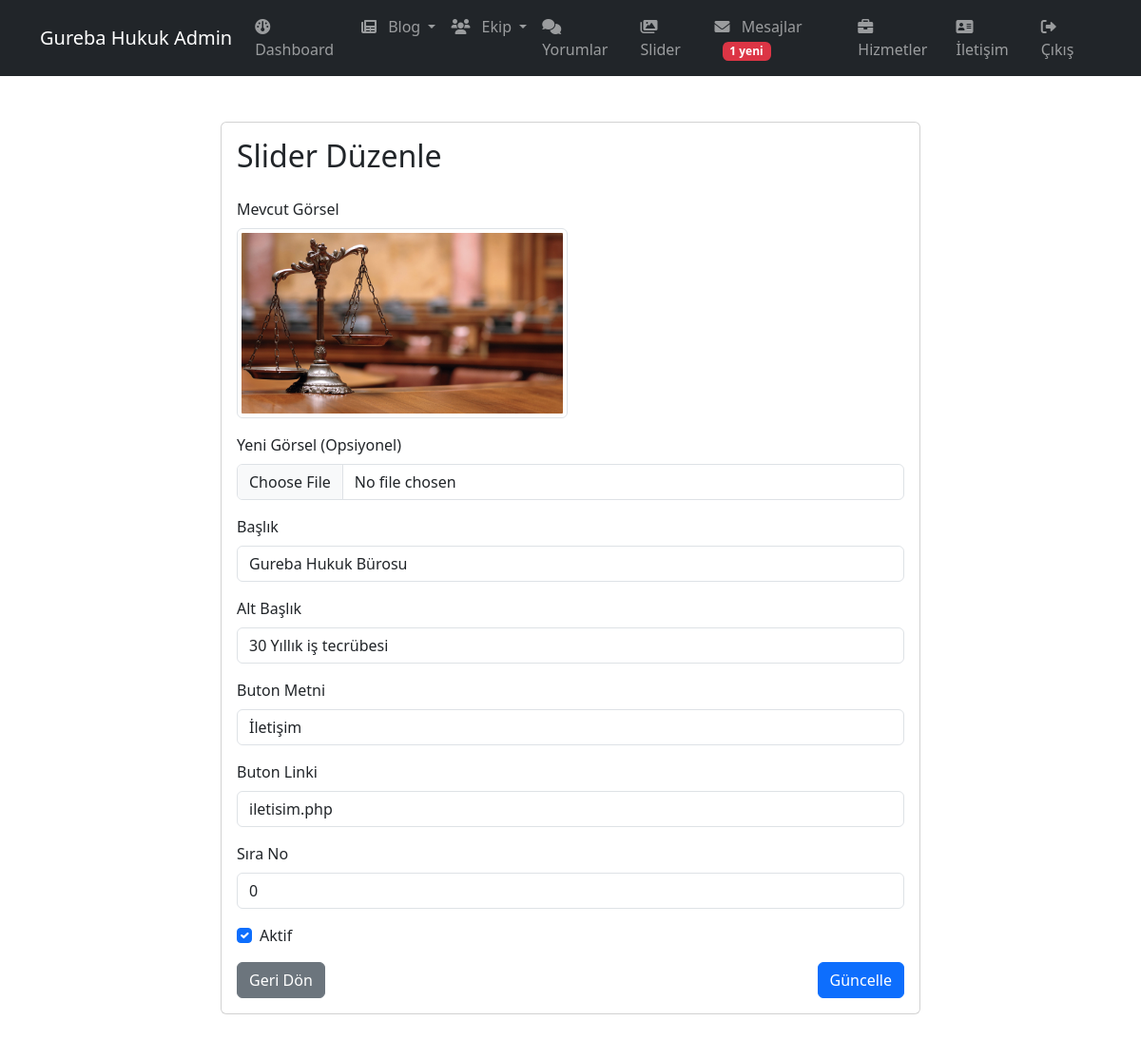
The app's page /admin/edit-slider.php?id=1 (signed in) with its own data.
### tables this page shows
CREATE TABLE IF NOT EXISTS `hero_slides` (
  `id` int NOT NULL AUTO_INCREMENT,
  `title` varchar(255) DEFAULT NULL,
  `subtitle` varchar(255) DEFAULT NULL,
  `image` varchar(255) NOT NULL,
  `button_text` varchar(100) DEFAULT NULL,
  `button_link` varchar(255) DEFAULT NULL,
  `active` tinyint(1) DEFAULT '1',
  `order_number` int DEFAULT '0',
  PRIMARY KEY (`id`)
);

### admin/edit-slider.php (the view, shortened to what this page needs)
<?php
include '../includes/config.php';
$upload_path = '../assets/images/slider/';
if(isset($_GET['id'])) {
    $id = (int)$_GET['id'];
    $query = "SELECT * FROM hero_slides WHERE id = ?";
    $stmt = $conn->prepare($query);
    $stmt->bind_param("i", $id);
    $stmt->execute();
    $result = $stmt->get_result();
    $slide = $result->fetch_assoc();
}
?>
<!DOCTYPE html>
<html lang="tr">
<head>
    <link rel="stylesheet" href="https://cdn.jsdelivr.net/npm/bootstrap@5.3.0/dist/css/bootstrap.min.css">
    <link rel="stylesheet" href="https://cdnjs.cloudflare.com/ajax/libs/font-awesome/6.0.0/css/all.min.css">
</head>
<body>
    <?php include 'includes/admin-header.php'; ?>
    <div class="container py-5">
        <div class="row justify-content-center">
            <div class="col-md-8">
                <div class="card">
                    <div class="card-body">
                        <h2 class="card-title mb-4">Slider Düzenle</h2>
                        <form method="post" enctype="multipart/form-data">
                            <div class="mb-3">
                                <label class="form-label">Mevcut Görsel</label>
                                <div>
                                    <img src="<?php echo $upload_path . $slide['image']; ?>"
                                         alt="Current Slide"
                                         style="max-height: 200px;"
                                         class="img-thumbnail">
                                </div>
                            </div>
                            <div class="mb-3">
                                <label class="form-label">Yeni Görsel (Opsiyonel)</label>
                                <input type="file" name="image" class="form-control">
                            </div>
                            <div class="mb-3">
                                <label class="form-label">Başlık</label>
                                <input type="text" name="title" class="form-control"
                                       value="<?php echo htmlspecialchars($slide['title']); ?>">
                            </div>
                            <div class="mb-3">
                                <label class="form-label">Alt Başlık</label>
                                <input type="text" name="subtitle" class="form-control"
                                       value="<?php echo htmlspecialchars($slide['subtitle']); ?>">
                            </div>
                            <div class="mb-3">
                                <label class="form-label">Buton Metni</label>
                                <input type="text" name="button_text" class="form-control"
                                       value="<?php echo htmlspecialchars($slide['button_text']); ?>">
                            </div>
                            <div class="mb-3">
                                <label class="form-label">Buton Linki</label>
                                <input type="text" name="button_link" class="form-control"
                                       value="<?php echo htmlspecialchars($slide['button_link']); ?>">
                            </div>
                            <div class="mb-3">
                                <label class="form-label">Sıra No</label>
                                <input type="number" name="order_number" class="form-control"
                                       value="<?php echo $slide['order_number']; ?>">
                            </div>
                            <div class="mb-3">
                                <div class="form-check">
                                    <input type="checkbox" name="active" class="form-check-input"
                                           id="activeCheck" <?php echo $slide['active'] ? 'checked' : ''; ?>>
                                    <label class="form-check-label" for="activeCheck">Aktif</label>
                                </div>
                            </div>
                            <div class="d-flex justify-content-between">
                                <a href="slider.php" class="btn btn-secondary">Geri Dön</a>
                                <button type="submit" name="update_slide" class="btn btn-primary">Güncelle</button>
                            </div>
                        </form>
                    </div>
                </div>
            </div>
        </div>
    </div>
</body>
</html>

### records on screen
hero_slides: image (picture), title "Gureba Hukuk Bürosu", subtitle "30 Yıllık iş tecrübesi", button_text "İletişim", button_link "iletisim.php", order_number "0", active "☑"

### other values on screen
$unread_count "1"
